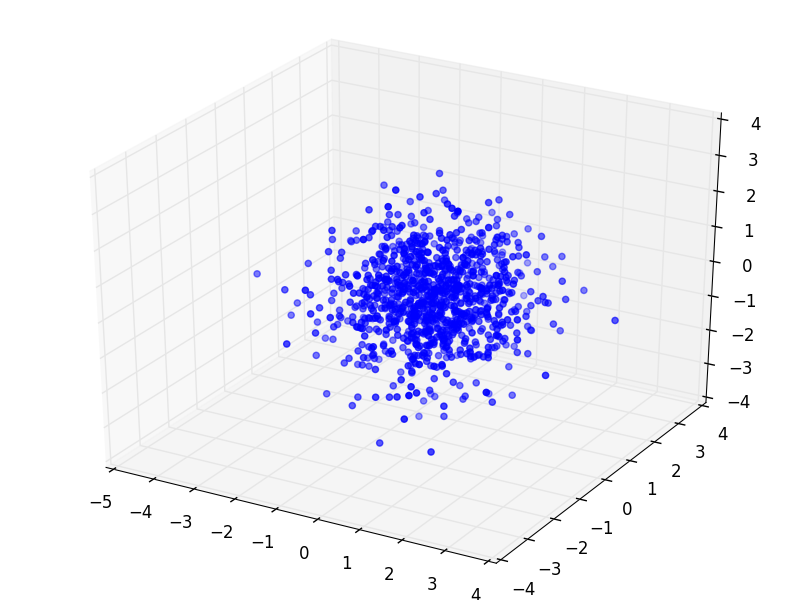

This figure's Python source:
#!/usr/bin/env python3
# -*- coding: utf-8 -*-

import numpy as np
import matplotlib.pyplot as plt
from mpl_toolkits.mplot3d import axes3d

# Build datas ###############

num_points = 1000
mu = np.array([0., 0., 0.])
cov = np.array([[1., 0., 0.],
                [0., 1., 0.],
                [0., 0., 1.]])

x = np.random.multivariate_normal(mu, cov, num_points)

# Plot data #################

fig = plt.figure()
ax = axes3d.Axes3D(fig)
ax.scatter(x[:,0], x[:,1], x[:,2], color='b')

# SAVE FILES ######################
plt.savefig("demo4b_mplot3d_scatter_multivariate_normal.png")

plt.show()

